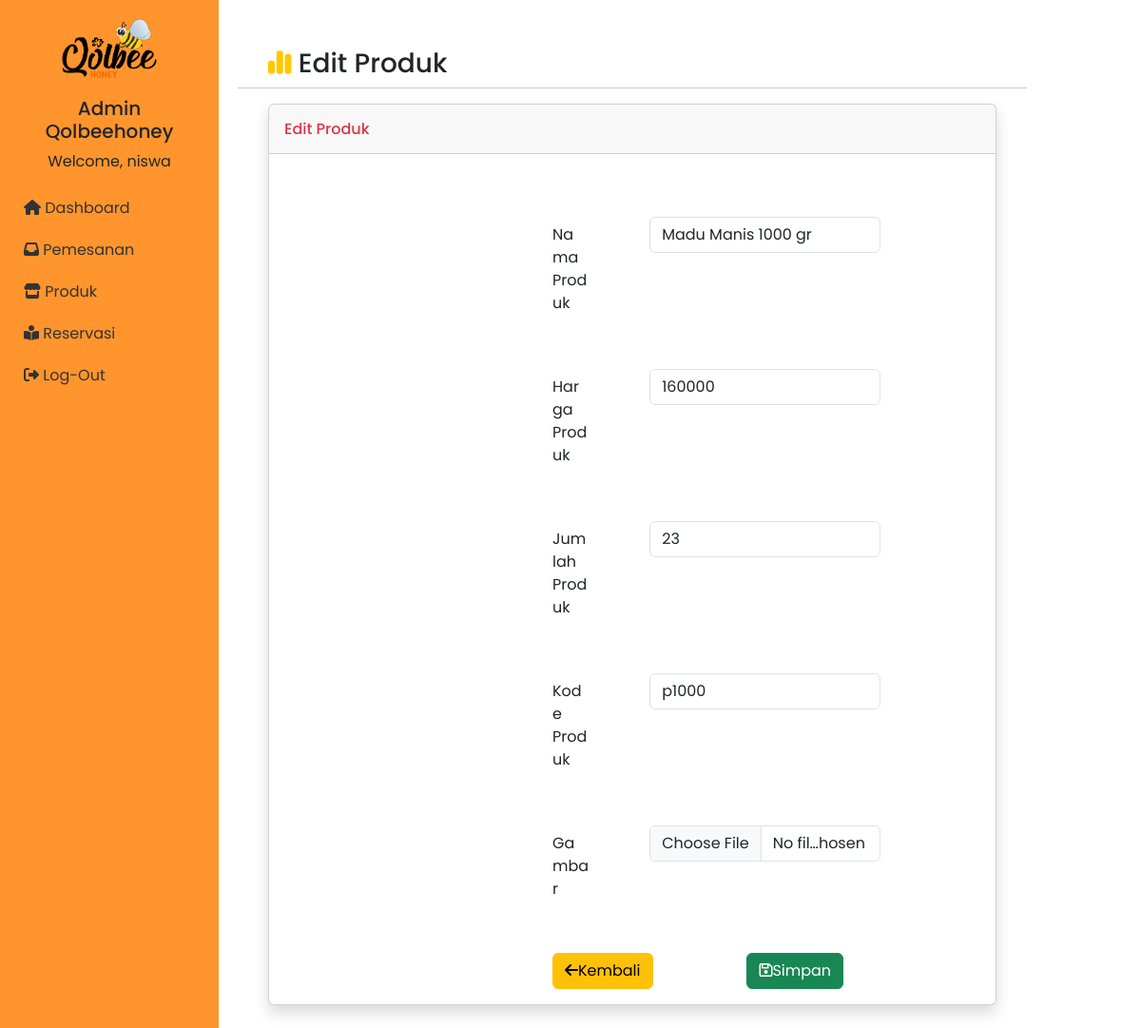
/editproduk.php?id=1, run on the app's committed database.
### tables this page shows
CREATE TABLE `product` (
  `id` int(11) NOT NULL,
  `product_name` varchar(100) NOT NULL,
  `product_price` varchar(50) NOT NULL,
  `product_qty` int(11) NOT NULL,
  `product_image` varchar(255) NOT NULL,
  `product_code` varchar(10) NOT NULL,
  `status` enum('selesai','ditolak') DEFAULT NULL
);

### editproduk.php (the view, shortened to what this page needs)
<?php
include 'connect.php';
if (isset($_GET['id'])) {
    $id = $_GET['id'];
    $query = "SELECT * FROM product WHERE id = '$id'";
    $result = mysqli_query($koneksi, $query);
    if ($result) {
        if (mysqli_num_rows($result) > 0) {
            $row = mysqli_fetch_assoc($result);
 ?>
<!DOCTYPE html>
<html lang="en">
<head>
       <link rel="stylesheet" type="text/css" href="https://cdn.jsdelivr.net/npm/bootstrap@5.3.0-alpha3/dist/css/bootstrap.min.css">
    <link
      rel="stylesheet"
      href="https://cdnjs.cloudflare.com/ajax/libs/font-awesome/6.3.0/css/all.min.css"
    />
    <link rel="stylesheet" href="https://cdn.jsdelivr.net/npm/feather-icons/dist/feather.min.css">
    <link rel="stylesheet" href="css/adm.css"
</head>
<body>
    <div class="sidebar">
        <div class="logo">
             <a href="index.php"><img src="images/logo.png" alt="Logo"></a>
        </div>
        <div class="admin-name">
            <h5>Admin Qolbeehoney</h5>
            <?php
          include 'connect.php';
          $admin = mysqli_query($koneksi, "select * from admin");
          $a = mysqli_fetch_object($admin);
        ?>Welcome, <?php echo $a->name?></a>
        </div>
<ul class="menu">
            <li><a href="board.php"><i class="fa-sharp fa-solid fa-house "></i><span>  Dashboard</span></a></li>
            <li><a href="orderindex.php"><i class="fa-solid fa-inbox"></i>    Pemesanan</a></li>
            <li><a href="#"><i class="fa-solid fa-store"></i>    Produk</a></li>
            <li><a href="rsvpindex.php"><i class="fa-solid fa-book-open-reader"></i>    Reservasi</a></li>
            <li><a href="login.php"><i class="fa-solid fa-right-from-bracket"></i> Log-Out</a></li>
        </ul>
    </div>
    <div class="row">
      <h3><i class="fa-solid fa-chart-simple" style="color: #ffc800;"></i> Edit Produk</h3><hr>
          <div class="col-md-12">
            <div class="card shadow mb-4">
              <div class="card-header py-3 d-flex flex-row align-items-center justify-content-between">
                <h6 class="m-0 font-weight-bold text-danger">Edit Produk</h6>
              </div>
                            <div class="card-body">
                                    <form class="user" action="proses_update.php" method="post" enctype="multipart/form-data">
                                        <div class="form-group row">
                                            <label for="nama" class="col-sm-3 col-form-label">Nama Produk</label>
                                            <div class="col-sm-9">
                                                <input type="text" class="form-control" id="nama" name="nama"  value="<?php echo $row['product_name']; ?>" required>
                                            </div>
                                        </div>
                                        <div class="form-group row">
                                            <label for="harga" class="col-sm-3 col-form-label">Harga Produk</label>
                                            <div class="col-sm-9">
                                                <input type="text" class="form-control" id="harga" name="harga"  value="<?php echo $row['product_price']; ?>" required>
                                            </div>
                                        </div>
                                        <div class="form-group row">
                                            <label for="harga" class="col-sm-3 col-form-label">Jumlah Produk</label>
                                            <div class="col-sm-9">
                                                <input type="number" class="form-control" id="jumlah" name="jumlah"  value="<?php echo $row['product_qty']; ?>" required>
                                            </div>
                                        </div>
                                        <div class="form-group row">
                                            <label for="detail" class="col-sm-3 col-form-label">Kode Produk</label>
                                            <div class="col-sm-9">
                                                <input type="text" class="form-control" id="detail" name="detail"  value="<?php echo $row['product_code']; ?>"  required>
                                            </div>
                                        </div>
                                        <div class="form-group row">
                                            <label for="gambar" class="col-sm-3 col-form-label">Gambar</label>
                                            <div class="col-sm-9">
                                                <input type="file" class="form-control" id="gambar" name="gambar"  required>
                                            </div>
                                        </div>
                                        <div class="form-group row mt-5">
                                            <div class="col-sm-6">
                                                <a href="produkindex.php" class="btn btn-warning btn-block">
                                                    <i class="fa fa-arrow-left" aria-hidden="true"></i>Kembali
                                                </a>
                                            </div>
                                            <div class="col-sm-6">
                                                <button type="submit" class="btn btn-success btn-block" name="simpan" value="simpan">
                                                    <i class="fa fa-floppy-o" aria-hidden="true"></i>Simpan
                                                </button>
                                            </div>
                                        </div>
                                    </form>
                                </div>
                            </div>
                        </div>
                    </div>
</body>
</html>
<?php
        } else {
            echo "Data produk tidak ditemukan.";
        }
    } else {
        echo "Error: " . mysqli_error($koneksi);
    }
} else {
    echo "ID produk tidak diberikan.";
}
?>

### css/adm.css (style rules this page uses)
body { margin: 0; padding: 0; font-family: "Poppins", sans-serif; }
.sidebar { position: fixed; left: 0; top: 0; bottom: 0; width: 230px; background-color: #ff952c; padding: 20px; overflow-y: auto; }
.sidebar .logo { text-align: center; margin-bottom: 20px; }
.sidebar .logo img { width: 100px; height: auto; }
.sidebar .admin-name { text-align: center; margin-bottom: 20px; }
.sidebar .menu { list-style-type: none; margin: 0; padding: 0; }
.sidebar .menu li { margin-bottom: 10px; }
.sidebar .menu li a { color: #333; text-decoration: none; display: block; padding: 5px; }

### editproduk.php (style rules this page uses)
.row { --bs-gutter-x: 4rem; --bs-gutter-y: 0; display: flex; flex-wrap: wrap; margin-top: 50px; margin-right: 10%; margin-left: 250px; }

### data on the page
product: nama "Madu Manis 1000 gr", harga "160000", jumlah "23", detail "p1000"

### other printed values
$a->name "niswa"
